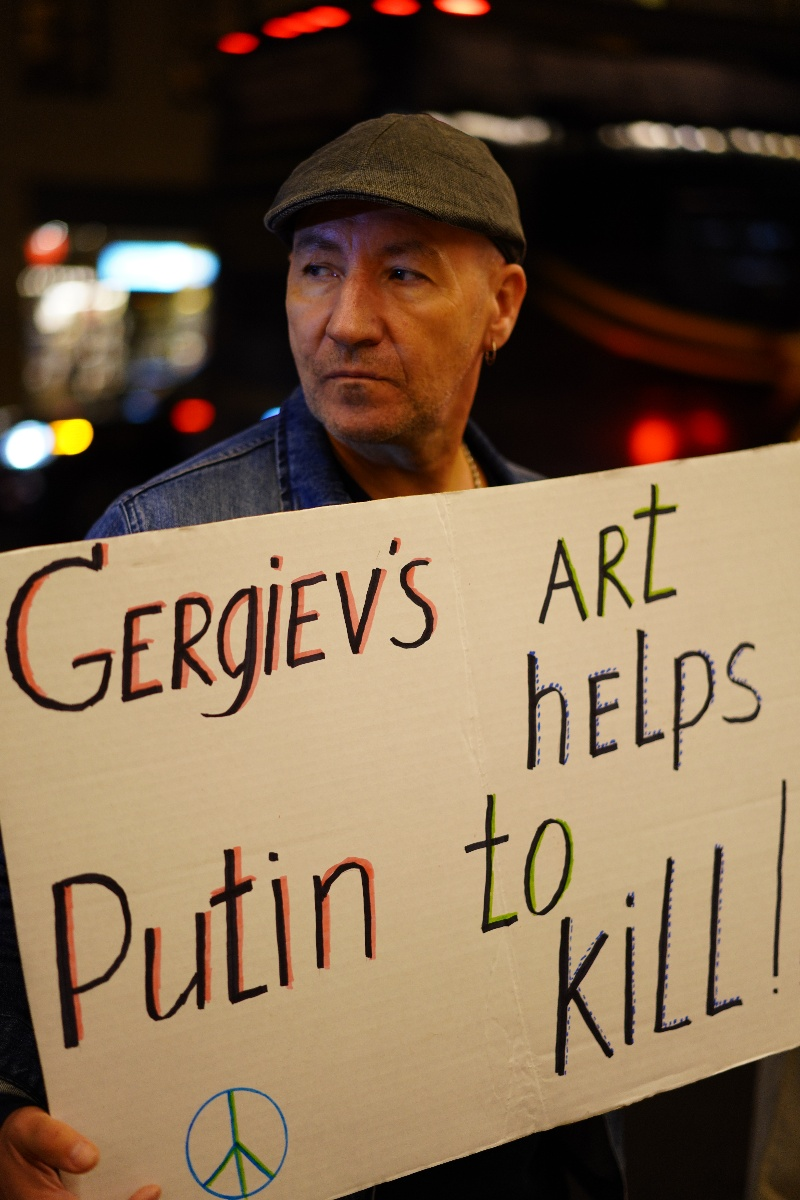
#> input picture in/Gergiev_art_helps_putin_to_kill.jpg, 800 x 1200 px, found by its file name
$ python overlay.py   (older library calls are emulated)
#> lines starting #> are read from the running program, lines starting #| are printed output that depends on the picture
import os
import cv2
import numpy as np
bg = r'in\Gergiev_art_helps_putin_to_kill.JPG'
ov = r'in\gergiev_is_war_supporter.JPG'
out = r'out\Gergiev_art_helps_putin_to_kill_gergiev_is_war_supporter.JPG'

assert os.path.isfile(bg)
assert os.path.isfile(ov)
background = cv2.imread(bg)
#> background is the input picture: shape (1200, 800, 3); mean B, G, R 74.4, 98.2, 120.9
b_h, b_w, b_ch = background.shape
#> b_h = 1200; b_w = 800; b_ch = 3
print(b_h, b_w, b_ch)
#| 1200 800 3

overlay = cv2.imread(ov)
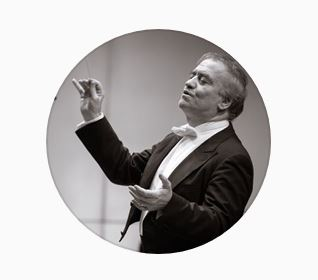
#> input picture in/gergiev_is_war_supporter.JPG, 318 x 280 px, found by its file name
#> overlay is the input picture: shape (280, 318, 3); mean B, G, R 188.1, 188.6, 190.8
o_h, o_w, o_ch = overlay.shape
#> o_h = 280; o_w = 318; o_ch = 3
print(o_h, o_w, o_ch)
#| 280 318 3
if 1:
    W = 800
    #oriimg = cv2.imread(filename,cv2.CV_LOAD_IMAGE_COLOR)

    imgScale = W/b_w
#> imgScale = 1
    new_b_h,new_b_w = int(b_h*imgScale), int(b_w*imgScale)
#> new_b_h = 1200; new_b_w = 800
    new_background = cv2.resize(background,(new_b_w, new_b_h))
    #cv2.imshow("Show by CV2",new_background)
    #cv2.waitKey(0)
    #cv2.imwrite("resizeimg_new_background.jpg",new_background)


if 1:
    W = 350
    #oriimg = cv2.imread(filename,cv2.CV_LOAD_IMAGE_COLOR)

    imgScale = W/o_w
#> imgScale = 1.1
    new_o_h,new_o_w = int(o_h*imgScale), int(o_w*imgScale)
#> new_o_h = 308; new_o_w = 350
    new_overlay = cv2.resize(overlay,(new_o_w, new_o_h))
    #cv2.imshow("Show by CV2",new_overlay)
    #cv2.waitKey(0)
    #cv2.imwrite("resizeimg_new_overlay.jpg",new_overlay)


if 1:
    square= np.zeros((new_b_h, new_b_w, b_ch), np.uint8)
    square.fill(255)
#> square: shape (1200, 800, 3); every value is 255
    x= new_b_w
#> x = 800
    y= new_b_h
#> y = 1200
    print (new_b_h,new_b_w)
#| 1200 800
    print (new_o_h,new_o_w)
#| 308 350
    offset =0
    broad = {int(y - new_o_h) - offset:int(y)- offset, int(x-new_o_w)- offset:int(x)- offset}
#> broad = {892: 1200, 450: 800}
    print(broad)
#| {892: 1200, 450: 800}

    square[int(y - new_o_h) - offset:int(y)- offset, int(x-new_o_w)- offset:int(x)- offset] = new_overlay
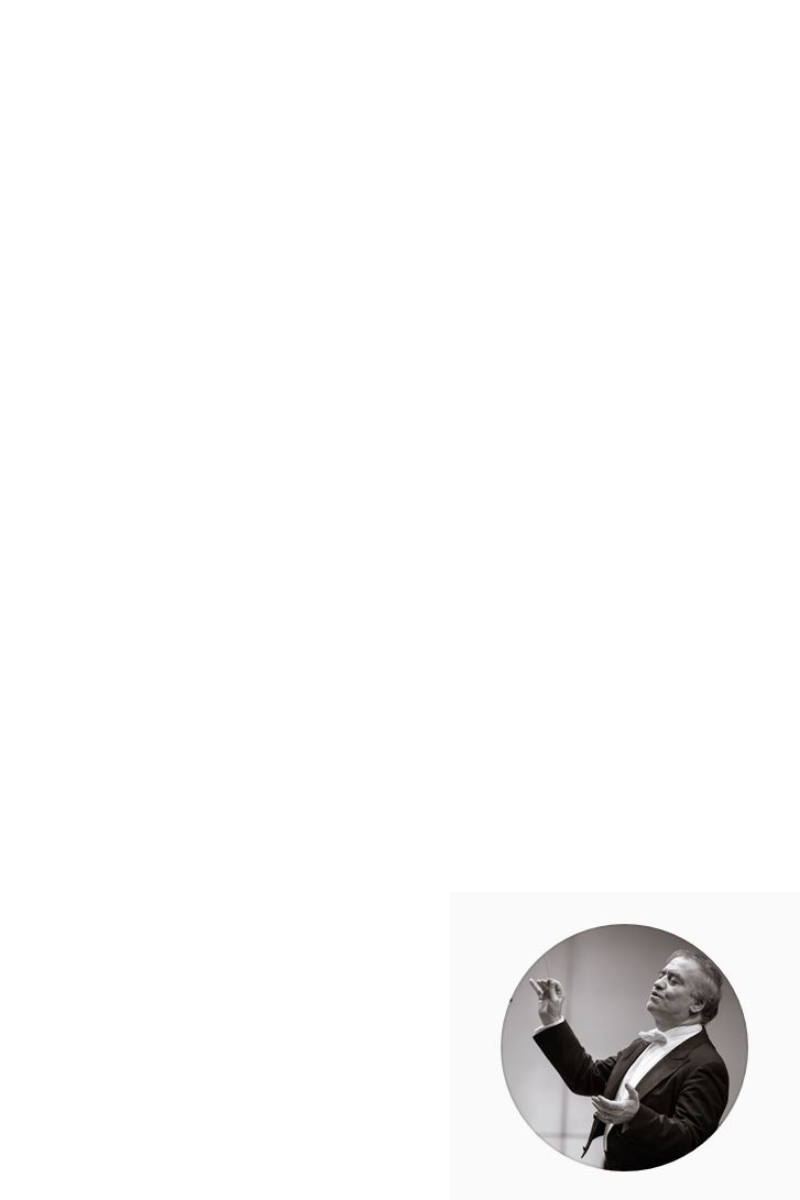
#> square: shape (1200, 800, 3); mean of channels 0, 1, 2 247.5, 247.5, 247.8; drawn as B, G, R


if 0:
    cv2.imwrite("resizeimg.jpg",newimg)


if 1: #OVERLAY
    OPACITY = 0.7
    added_image = cv2.addWeighted(new_background,0.6,square,0.4,0)
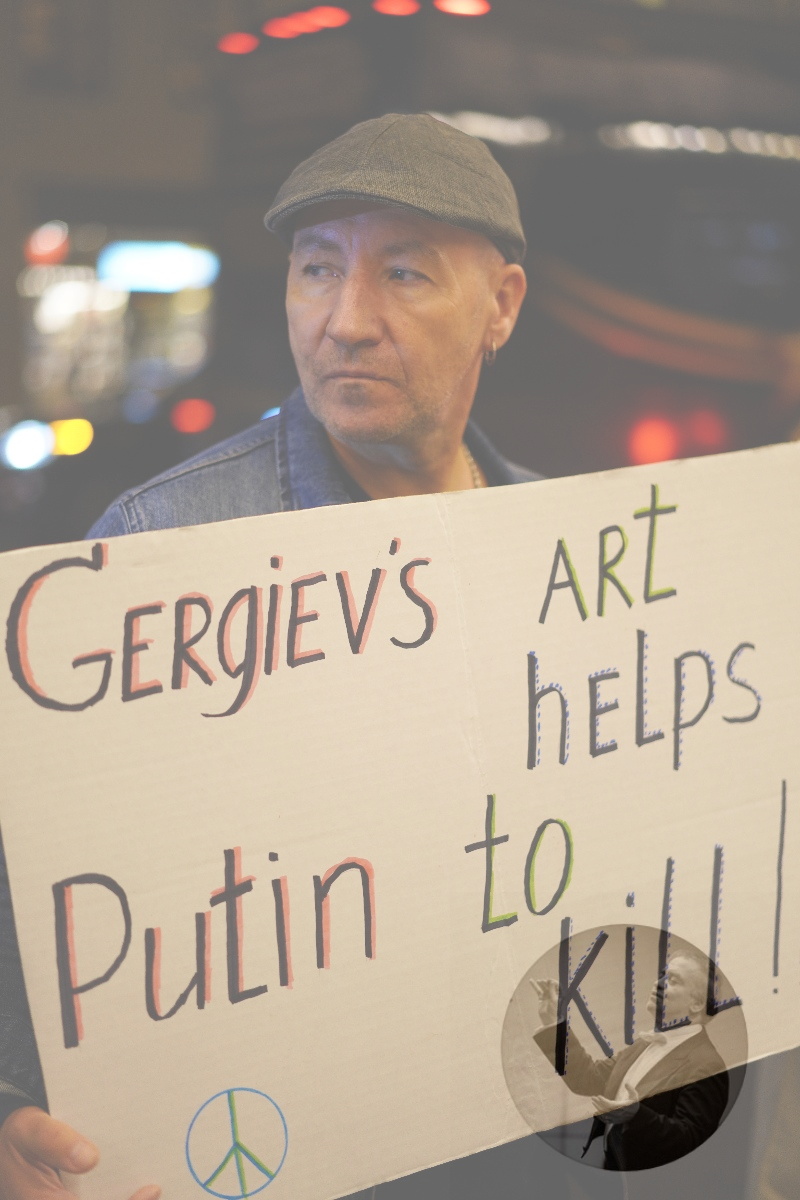
#> added_image: shape (1200, 800, 3); mean B, G, R 143.7, 158, 171.6
    cv2.imshow('adjusted', added_image)
    cv2.waitKey()
    cv2.imwrite(out, added_image)
if 1: #CONTRAST

    alpha = 1.3 # Contrast control (1.0-3.0)
    beta = -75 # Brightness control (0-100)

    adjusted = cv2.convertScaleAbs(added_image, alpha=alpha, beta=beta)
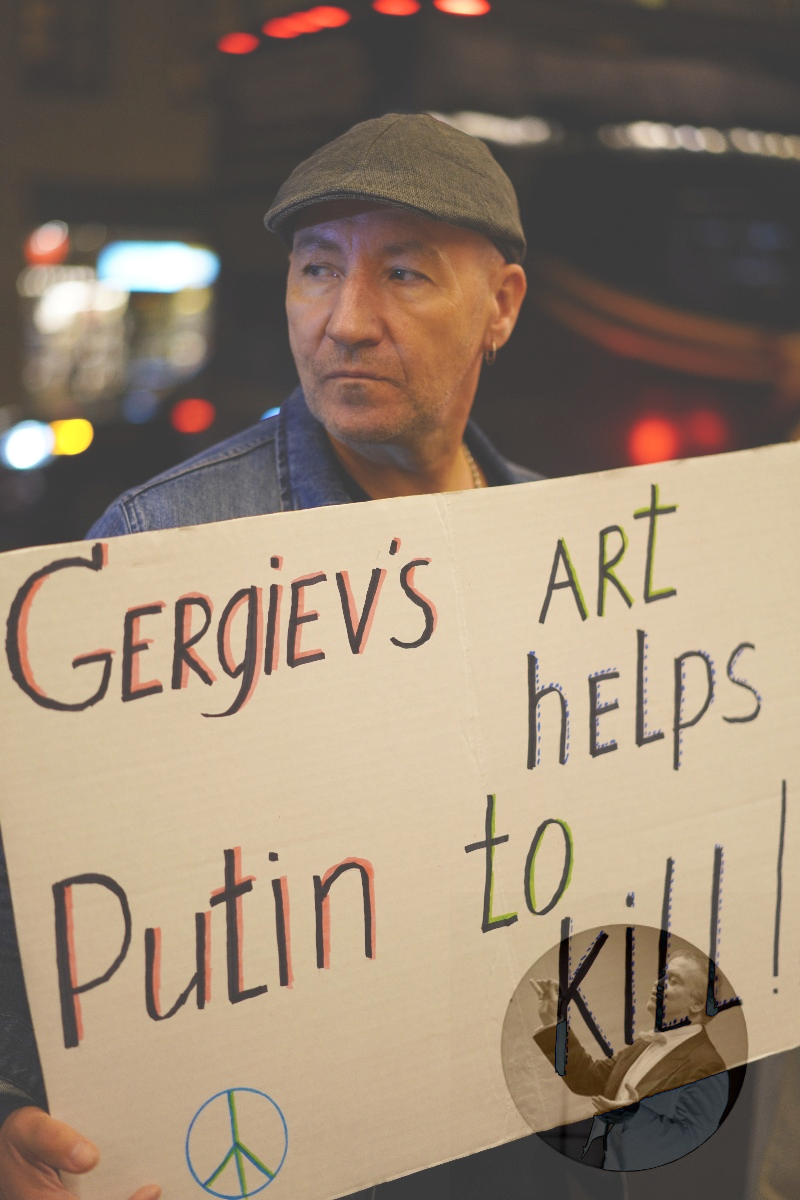
#> adjusted: shape (1200, 800, 3); mean B, G, R 112.9, 131.4, 149


    cv2.imshow('adjusted', adjusted)

    cv2.waitKey()
